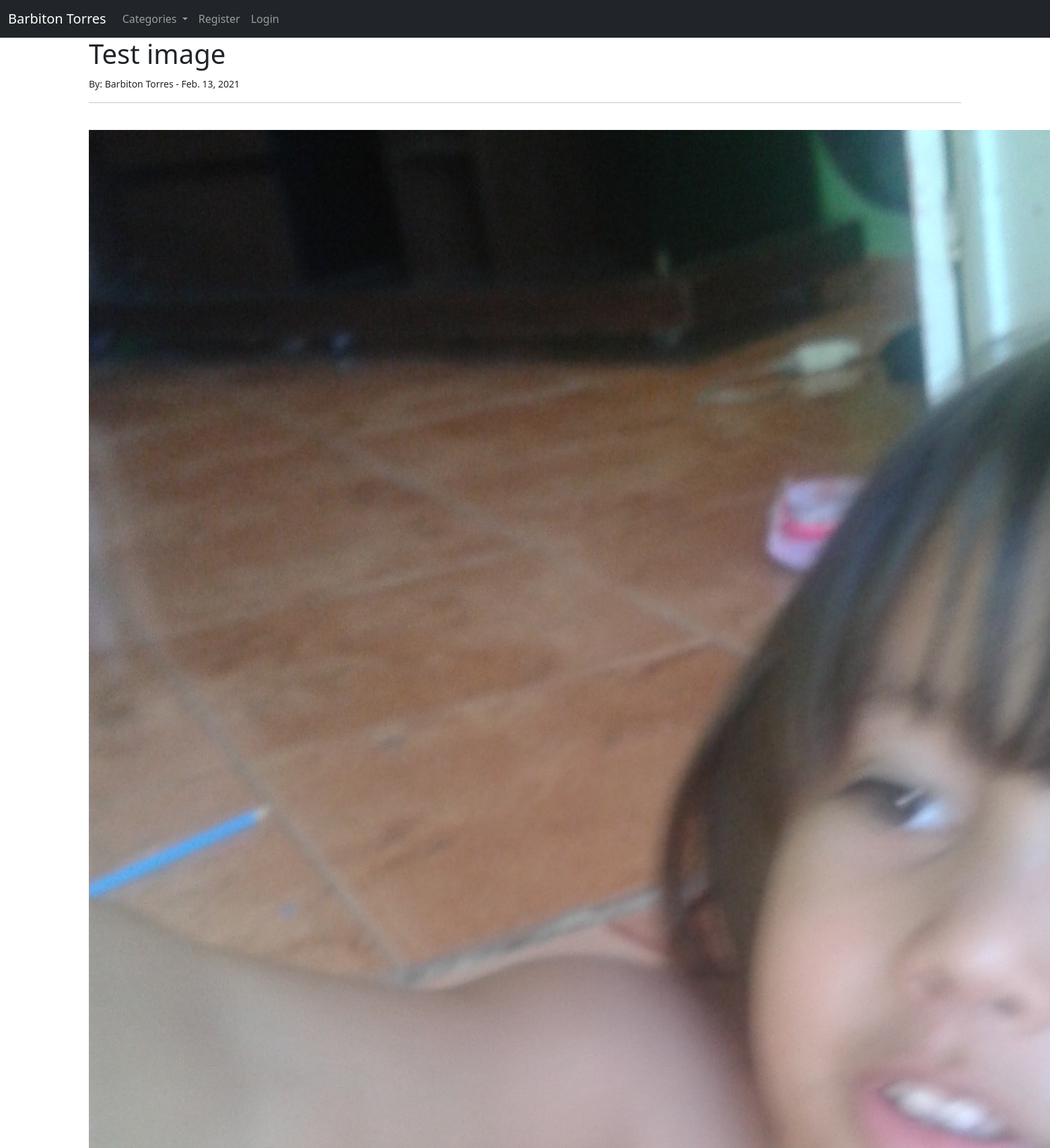
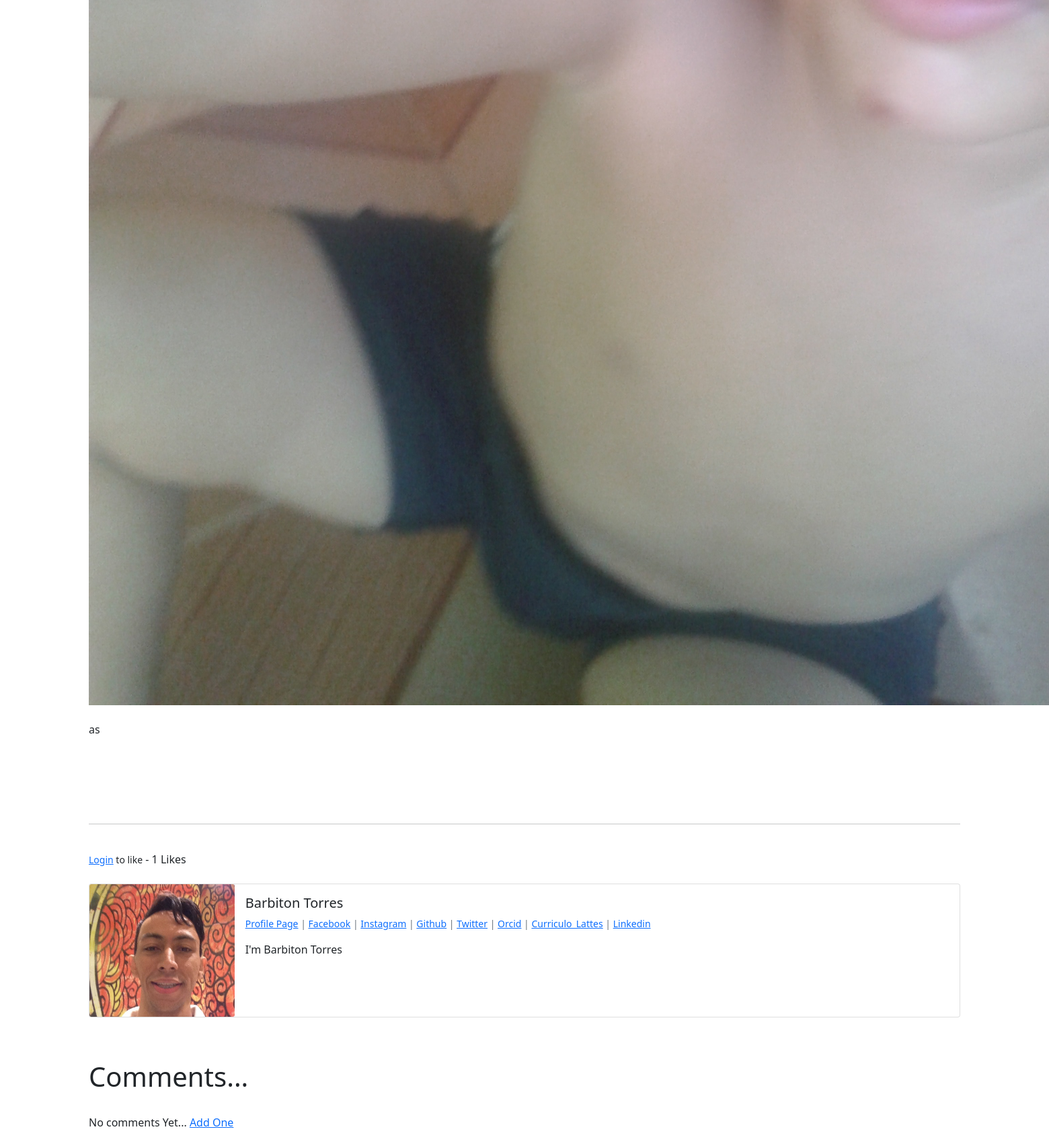
Screenshot of /article/17 with the database file from the repository (2 pictures, top to bottom).
### theblog/models.py (models this page shows, shortened)
class Post(models.Model):
    title = models.CharField(max_length=250)
    header_image = models.ImageField(null= True, blank=True, upload_to="images/")
    title_tag = models.CharField(max_length=250)
    author = models.ForeignKey(User, on_delete=models.CASCADE)
    body = RichTextField(blank=True, null=True)
    post_date = models.DateField(auto_now_add=True)
    category = models.CharField(max_length=250, default='coding')
    snippet = models.CharField(max_length=250)
    likes = models.ManyToManyField(User, related_name='blog_post')
    def total_likes(self):
        return self.likes.count()

class Profile(models.Model):
    user = models.OneToOneField(User, null=True, on_delete=models.CASCADE)
    bio = models.TextField()
    profile_pic = models.ImageField(null= True, blank=True, upload_to="images/profile/")
    facebook_url = models.CharField(max_length=250, null= True, blank=True)
    instagram_url = models.CharField(max_length=250, null= True, blank=True)
    github_url = models.CharField(max_length=250, null= True, blank=True)
    twitter_url = models.CharField(max_length=250, null= True, blank=True)
    orcid_url = models.CharField(max_length=250, null= True, blank=True)
    curriculo_lattes_url = models.CharField(max_length=250, null= True, blank=True)
    linkedin_url = models.CharField(max_length=250, null= True, blank=True)

### theblog/views.py (the view)
# urls.py: path('article/<int:pk>', ArticleDetailView.as_view(), name='article-details'),
class ArticleDetailView(DetailView):
    model = Post
    template_name = 'article_details.html'
    def get_context_data(self, *args, **kwargs):
        cat_menu = Category.objects.all()
        context = super(ArticleDetailView, self).get_context_data(*args, **kwargs)
        stuff = get_object_or_404(Post, id=self.kwargs['pk'])
        total_likes = stuff.total_likes()
        liked = False
        if stuff.likes.filter(id=self.request.user.id).exists():
            liked = True
        context["cat_menu"] = cat_menu
        context["total_likes"] = total_likes
        context["liked"] = liked
        return context

### theblog/models.py (called while the page is built)
    def __str__(self):
        return self.name

### theblog/templates/article_details.html (shortened to what this page needs)
{% extends 'base.html' %}
{% load static %}
{% block content %}
    <h1>{{ post.title }}</h1>
    <small>By:
        {{ post.author.first_name }}
        {{post.author.last_name }} -
        {{post.post_date }}
    </small></br>
    <hr>
    <br/>
    {% if post.header_image %}
        <img src="{{ post.header_image.url }}">
    {% endif %}
    </br><br/>
    {{ post.body|safe }}
    <br><br/>
    <br><br/>
    <hr>
    <form action="{% url 'like_post' post.pk %}"
    method="POST">
    {% if user.is_authenticated %}
        {% if liked %}
            <button type="submit", name="post_id",
            value="{{ post.id }}", class="btn
            btn-danger btn-sm">Unlike</button>
        {% else %}
            <button type="submit", name="post_id",
            value="{{ post.id }}", class="btn
            btn-primary btn-sm">Like</button>
        {% endif %}
    {% else %}
    <small><a href="{% url 'login' %}">Login</a> to like</small>
        - {{ total_likes }} Likes
    {% endif %}
    </form>
<div class="card mb-3">
    <div class="row g-0">
      <div class="col-md-2">
{% if post.author.profile.profile_pic %}
        <img src="{{ post.author.profile.profile_pic.url }}" class="card-img">
{% else %}
    <img src="{% static 'static/theblog/images/unnamed.png.png' %}" class="card-img">
{% endif %}
      </div>
      <div class="col-md-10">
        <div class="card-body">
          <h5 class="card-title">
                {{ post.author.first_name }}
                {{post.author.last_name }}
          </h5>
          <p class="small text-muted">
              <a href="{% url 'show_profile_page' post.author.profile.id %}">Profile Page</a> |
              {% if post.author.profile.facebook_url  %}
                 <a href="{{ post.author.profile.facebook_url }}">Facebook</a>
              {% endif %}
              {% if post.author.profile.instagram_url  %}
                | <a href="{{ post.author.profile.instagram_url }}">Instagram</a>
              {% endif %}
              {% if post.author.profile.github_url  %}
                | <a href="{{ post.author.profile.github_url }}">Github</a>
              {% endif %}
              {% if post.author.profile.twitter_url  %}
                |  <a href="{{ post.author.profile.twitter_url }}">Twitter</a>
              {% endif %}
              {% if post.author.profile.orcid_url  %}
                | <a href="{{ post.author.profile.orcid_url }}">Orcid</a>
              {% endif %}
              {% if post.author.profile.curriculo_lattes_url  %}
                | <a href="{{ post.author.profile.curriculo_lattes_url }}">Curriculo_Lattes</a>
              {% endif %}
              {% if post.author.profile.curriculo_lattes_url  %}
                | <a href="{{ post.author.profile.linkedin_url }}">Linkedin</a>
              {% endif %}
          </p>
          <p class="card-text">
              {{post.author.profile.bio }}
          </p>
        </div>
      </div>
    </div>
  </div>
  <br/><br/>
  <h1>Comments...</h1>
  <br/>
{% if not post.comments.all %}
  No comments Yet... <a href=" {% url 'add_comment' post.pk %}">Add One</a>
{% endif %}
<br/><br/>
<br/><br/>
{% endblock %}

### rows the page displays
Post: title "Test image", author.first_name "Barbiton", author.last_name "Torres", post_date "Feb. 13, 2021", header_image (picture), body "as", author.profile.profile_pic (picture), author.profile.bio "I'm Barbiton Torres"

### other values shown
{{ total_likes }} "1"
